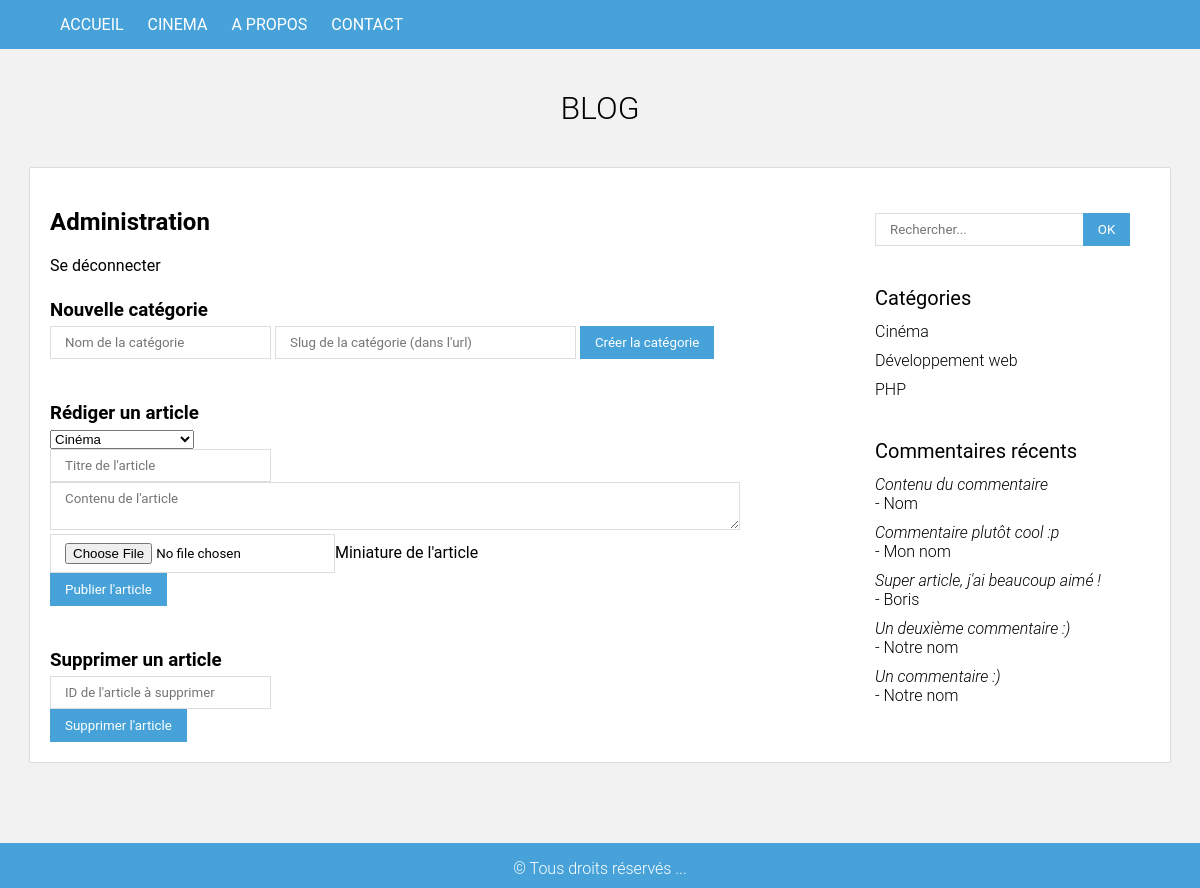
The page /administration.php (signed in) on the database its author committed.
### tables this page shows
CREATE TABLE `categories` (
  `id` int(11) NOT NULL,
  `categorie` varchar(255) NOT NULL,
  `categorie_url` varchar(255) NOT NULL
);

CREATE TABLE `commentaires` (
  `id` int(11) NOT NULL,
  `id_article` int(11) NOT NULL,
  `nom` varchar(255) NOT NULL,
  `email` varchar(255) NOT NULL,
  `contenu` text NOT NULL
);

### php/config.php (called while the page is built)
<?php
try {
	$bdd = new PDO('mysql:host=127.0.0.1;dbname=blog;charset=utf8', 'root', '');
	$bdd->query('SET lc_time_names = "fr_FR"');
} catch (Exception $e) {
	exit('Erreur: '.$e->getMessage());
}
$side_categories = $bdd->query('SELECT * FROM categories ORDER BY categorie');
$side_commentaires = $bdd->query('SELECT * FROM commentaires ORDER BY id DESC LIMIT 5');

### includes/foot.php (the view, shortened to what this page needs)
	</section>
	<section class="sidebar">
		<form method="GET" action="/">
			<input type="text" name="q" placeholder="Rechercher..."<?php if(isset($query)) { echo ' value="'.$query.'"'; } ?>>
			<input type="submit" value="OK">
		</form>
		<h4>Catégories</h4>
		<ul>
			<?php while($c = $side_categories->fetch(PDO::FETCH_ASSOC)) { ?>
			<li><a href="/?categorie=<?= $c['categorie_url'] ?>"><?= $c['categorie'] ?></a></li>
			<?php } ?>
		</ul>
		<h4>Commentaires récents</h4>
		<ul>
			<?php while($c = $side_commentaires->fetch(PDO::FETCH_ASSOC)) { ?>
			<li>
				<a href="article.php?id=<?= $c['id_article'] ?>#commentaires">
					<i><?= substr($c['contenu'], 0, 100) ?></i><br>
					- <?= $c['nom'] ?>
				</a>
			</li>
			<?php } ?>
		</ul>
	</section>
</div>
<footer>
	<div class="container">
		<p>&copy; Tous droits réservés ...</p>
	</div>
</footer>

### css/style.css (style rules this page uses)
html, body { margin: 0; padding: 0; font-family: Roboto, sans-serif; background: #f2f2f2; }
a { text-decoration: none; color: #000; transition: color .3s ease; }
.container { width: 1100px; margin: 0 auto; }
p { margin: 10px 0 0 0; font-weight: 300; }
.sidebar { width: 25%; float: right; margin-top: 25px; }
input, textarea { outline: none; background: #fff; border: 1px solid #dddddd; padding: 8px 14px; font-family: Roboto, sans-serif; }
.sidebar input[type=text] { width: 65%; }
input[type=submit] { border-color: #46a2d9; background: #46a2d9; color: #fff; }
.sidebar input[type=submit] { position: relative; left: -5px; }
.sidebar h4 { margin: 40px 0 12px 0; font-weight: 400; font-size: 1.25em; }
.sidebar ul { margin: 0; padding: 0 10px 0 0; font-weight: 300; }
.sidebar ul li { list-style-type: none; margin-bottom: 10px; }
footer { background: #46a2d9; color: #fff; text-align: center; padding: 6px 0 10px 0; margin-top: 80px; }

### rows shown on the page
categories: categorie "Cinéma"
categories: categorie "Développement web"
categories: categorie "PHP"
commentaires: contenu "Contenu du commentaire", nom "Nom"
commentaires: contenu "Commentaire plutôt cool :p", nom "Mon nom"
commentaires: contenu "Super article, j'ai beaucoup aimé !", nom "Boris"
commentaires: contenu "Un deuxième commentaire :)", nom "Notre nom"
commentaires: contenu "Un commentaire :)", nom "Notre nom"

### other values the page prints
form field categorie_article "Cinéma"
